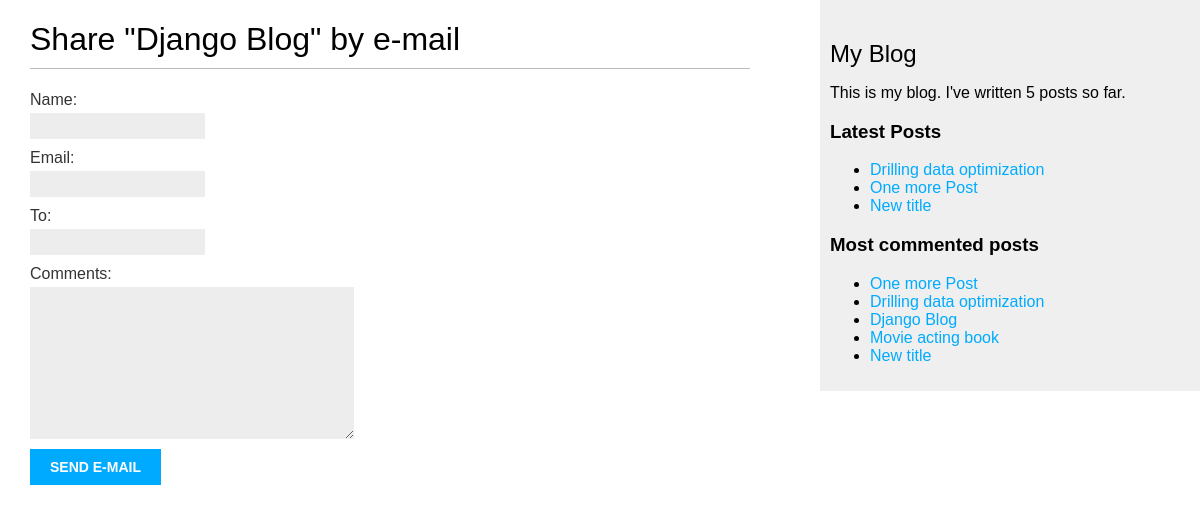
Screenshot of /blog/1/share/ with the database file from the repository.
### blog/models.py (models this page shows, shortened)
class Post(models.Model):
    STATUS_CHOICES = (
        ('draft', 'Draft'),
        ('published', 'Published'),
        )
    title = models.CharField(max_length = 200)
    slug = models.SlugField(max_length = 200, unique_for_date='publish')
    author = models.ForeignKey(User, on_delete=models.CASCADE, related_name='blog_posts')
    body = models.TextField()
    publish =  models.DateTimeField(default=timezone.now)
    created = models.DateTimeField(auto_now_add=True)
    updated = models.DateTimeField(auto_now=True)
    status = models.CharField(max_length=10, choices = STATUS_CHOICES, default='draft')
    objects =models.Manager()
    published = PublishedManager()
    tags = TaggableManager()
    class Meta:
        ordering = ('-publish',)
    def get_absolute_url(self):
        return reverse('blog:post_detail', args=[self.publish.year, self.publish.month, self.publish.day, self.slug])

### blog/views.py (the view)
# urls.py: path('<int:post_id>/share/', views.post_share, name='post_share'),
def post_share(request, post_id):
    post = get_object_or_404(Post, id=post_id, status='published')
    sent = False
    if request.method == 'POST':
        form = EmailPostForm(request.POST)
        if form.is_valid():
            cd = form.cleaned_data
            post_url = request.build_absolute_uri(post.get_absolute_url())
            subject = f"{cd['name']} recommends you read " f"{post.title}"
            message = f"Read{post.title} at {post_url}\n\n" f"{cd['name']}\'s comments: {cd['comments']}"
            send_mail(subject, message, 'admin@myblog.com', [cd['to']])
            sent = True
    else:
        form = EmailPostForm()
    context = {'post': post, 'form': form, 'sent': sent}
    return render(request, 'blog/post/share.html', context)

### blog/forms.py
class EmailPostForm(forms.Form):
    name = forms.CharField(max_length=25)
    email = forms.EmailField()
    to = forms.EmailField()
    comments = forms.CharField(required=False, widget=forms.Textarea)

### blog/models.py (called while the page is built)
    def get_queryset(self):
        return super(PublishedManager, self).get_queryset().filter(status='published')

### blog/templatetags/blog_tags.py (called while the page is built)
@register.simple_tag
def total_posts():
    return Post.published.count()

@register.inclusion_tag('blog/post/latest_posts.html')
def show_latest_posts(count=5):
    latest_posts = Post.published.order_by('-publish')[:count]
    return {'latest_posts': latest_posts}

@register.simple_tag
def get_most_commented_post(count=5):
    return Post.published.annotate(total_comments=Count('comments')).order_by('-total_comments')[:count]

### blog/templates/blog/post/share.html
{% extends "blog/base.html" %} {% block title %}Share a post{% endblock %}
<br />{% block content %} {% if sent %}
<h1>Email successfully sent</h1>
<p>"{{ post.title }} was successfully sent to {{ form.cleaned_data.to }}"</p>
{% else %}
<h1>Share "{{post.title}}" by e-mail</h1>
<form action="" method="post">
  {% csrf_token %} {% for field in form %}
  <div>{{ field.errors }} {{ field.label_tag }} {{ field}}</div>
  {% endfor %}
  <input type="submit" value="Send e-mail" />
</form>
{% endif %} {% endblock %}

### blog/templates/blog/base.html (shortened to what this page needs)
{% load static %} {% load blog_tags %}
<!DOCTYPE html>
<html lang="en">
  <head>
    <link rel="stylesheet" href="{% static 'css/blog.css' %}" />
  </head>
  <body>
    <div id="content">{% block content %}{% endblock %}</div>
    <div id="sidebar">
      <h2>My Blog</h2>
      <p>This is my blog. I've written {% total_posts %} posts so far.</p>
      <h3>Latest Posts</h3>
      {% show_latest_posts 3%}
      <h3>Most commented posts</h3>
      {% get_most_commented_post as most_commented_post %}
      <ul>
        {% for post in most_commented_post %}
        <li>
          <a href="{{ post.get_absolute_url }}">{{ post.title }}</a>
        </li>
        {% endfor %}
      </ul>
    </div>
  </body>
</html>

### blog/templates/blog/post/latest_posts.html
<ul>
  {% for post in latest_posts %}
  <li>
    <a href="{{ post.get_absolute_url }}">{{ post.title }}</a>
  </li>
  {% endfor %}
</ul>

### blog/static/css/blog.css (style rules this page uses)
body { margin: 0; padding: 0; font-family: helvetica, sans-serif; }
a { color: #00abff; text-decoration: none; }
h1 { font-weight: normal; border-bottom: 1px solid #bbb; padding: 0 0 10px 0; }
h2 { font-weight: normal; margin: 30px 0 0; }
#content { float: left; width: 60%; padding: 0 0 0 30px; }
#sidebar { float: right; width: 30%; padding: 10px; background: #efefef; height: 100%; }
label { float: left; clear: both; color: #333; margin-bottom: 4px; }
input, textarea { clear: both; float: left; margin: 0 0 10px; background: #ededed; border: 0; padding: 6px 10px; font-size: 12px; }
input[type="submit"] { font-weight: bold; background: #00abff; color: #fff; padding: 10px 20px; font-size: 14px; text-transform: uppercase; }

### rows the page displays
Post: title "Django Blog"
Post: title "Drilling data optimization"
Post: title "One more Post"
Post: title "New title"
Post: title "Movie acting book"

### other values shown
{{ field.label_tag }} "Name:" "Email:" "To:" "Comments:"
